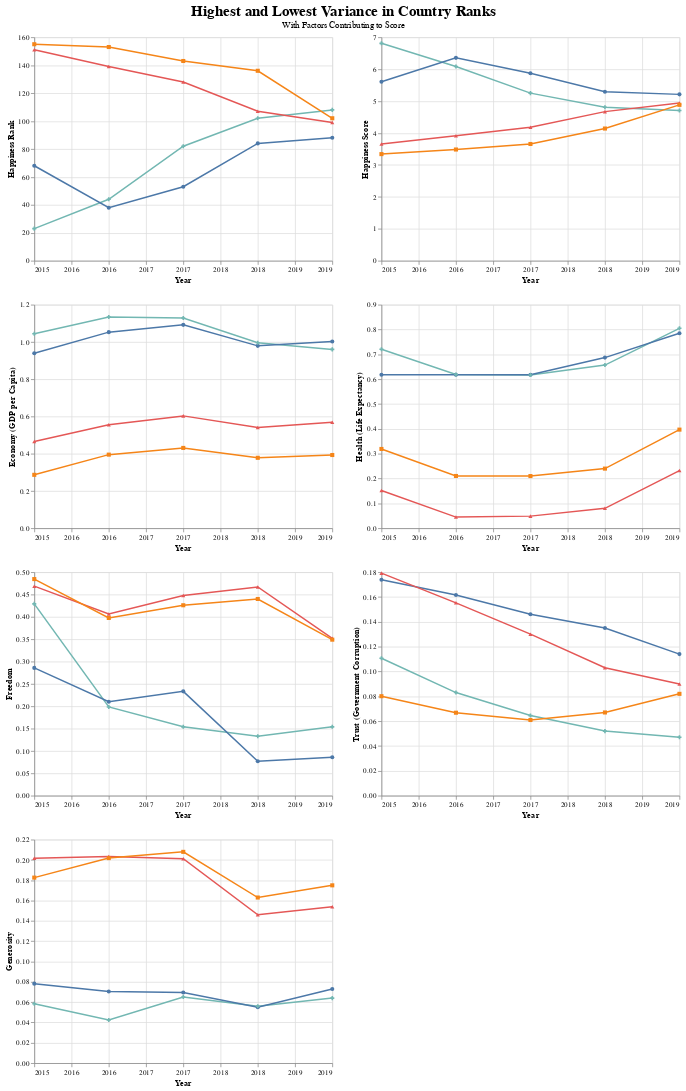

Notebook cell for this chart:
### Markdown cell above
Here we can see what the countries happiness scores are on a world map scale by colour. Yellow indicates a high score, and blue/purple a low score. North America, Australia, and Europe are in the higher happiness score range, where as South America and parts of Asia seem to have a lower score. The countries with the highest scores are in Northern Europe and Scandinavia, where as the countries with the lowest scores are in Africa and the Middle East.

### Code cell
Vpoints = alt.Chart(Venezuela).mark_line().encode(
    x=alt.X('Year:Q', 
     scale=alt.Scale(domain=[2015,2019]),
     axis=alt.Axis(format=".4")),
    y=alt.Y(alt.repeat(),
     type='quantitative',
     scale=alt.Scale()),
     color='Country',
     shape=alt.Shape('Country', legend=None)
).repeat(repeat=["Happiness Rank",
                "Happiness Score",
                 "Economy (GDP per Capita)",
                 "Health (Life Expectancy)",
                 "Freedom",
                 "Trust (Government Corruption)",
                 "Generosity"],
     columns=2
).properties(
     title={
          "text":"Highest and Lowest Variance in Country Ranks",
          "subtitle":"With Factors Contributing to Score"}
).configure_title(fontSize=20,
                  offset=5,
                  orient='top',
                  anchor='middle')

Vpoints

### Figure 1 — Vega-Lite specification as saved in the notebook (floating-point values rounded to 4 significant figures)
{"config": {"view": {"continuousWidth": 400, "continuousHeight": 300}, "title": {"anchor": "middle", "fontSize": 20, "offset": 5, "orient": "top"}}, "repeat": ["Happiness Rank", "Happiness Score", "Economy (GDP per Capita)", "Health (Life Expectancy)", "Freedom", "Trust (Government Corruption)", "Generosity"], "spec": {"data": {"name": "data-8bfdd7df8b98bfdf7efb9f68d3dbadd2"}, "mark": "line", "encoding": {"color": {"type": "nominal", "field": "Country"}, "shape": {"type": "nominal", "field": "Country", "legend": null}, "x": {"type": "quantitative", "axis": {"format": ".4"}, "field": "Year", "scale": {"domain": [2015, 2019]}}, "y": {"type": "quantitative", "field": {"repeat": "repeat"}, "scale": {}}}}, "columns": 2, "title": {"text": "Highest and Lowest Variance in Country Ranks", "subtitle": "With Factors Contributing to Score"}, "$schema": "https://vega.github.io/schema/vega-lite/v4.8.1.json", "datasets": {"data-8bfdd7df8b98bfdf7efb9f68d3dbadd2": [{"Country": "Venezuela", "Happiness Rank": 23, "Happiness Score": 6.81, "Economy (GDP per Capita)": 1.044, "Family": 1.256, "Health (Life Expectancy)": 0.7205, "Freedom": 0.4291, "Trust (Government Corruption)": 0.1107, "Generosity": 0.05841, "Dystopia Residual": 3.191, "Year": 2015, "Social support": null}, {"Country": "Algeria", "Happiness Rank": 68, "Happiness Score": 5.605, "Economy (GDP per Capita)": 0.9393, "Family": 1.078, "Health (Life Expectancy)": 0.6177, "Freedom": 0.2858, "Trust (Government Corruption)": 0.1738, "Generosity": 0.07822, "Dystopia Residual": 2.432, "Year": 2015, "Social support": null}, {"Country": "Ivory Coast", "Happiness Rank": 151, "Happiness Score": 3.655, "Economy (GDP per Capita)": 0.4653, "Family": 0.7712, "Health (Life Expectancy)": 0.1519, "Freedom": 0.4687, "Trust (Government Corruption)": 0.1792, "Generosity": 0.2016, "Dystopia Residual": 1.417, "Year": 2015, "Social support": null}, {"Country": "Benin", "Happiness Rank": 155, "Happiness Score": 3.34, "Economy (GDP per Capita)": 0.2867, "Family": 0.3539, "Health (Life Expectancy)": 0.3191, "Freedom": 0.4845, "Trust (Government Corruption)": 0.0801, "Generosity": 0.1826, "Dystopia Residual": 1.633, "Year": 2015, "Social support": null}, {"Country": "Algeria", "Happiness Rank": 38, "Happiness Score": 6.355, "Economy (GDP per Capita)": 1.053, "Family": 0.8331, "Health (Life Expectancy)": 0.618, "Freedom": 0.2101, "Trust (Government Corruption)": 0.1616, "Generosity": 0.07044, "Dystopia Residual": 3.409, "Year": 2016, "Social support": null}, {"Country": "Venezuela", "Happiness Rank": 44, "Happiness Score": 6.084, "Economy (GDP per Capita)": 1.134, "Family": 1.033, "Health (Life Expectancy)": 0.619, "Freedom": 0.1985, "Trust (Government Corruption)": 0.08304, "Generosity": 0.0425, "Dystopia Residual": 2.975, "Year": 2016, "Social support": null}, {"Country": "Ivory Coast", "Happiness Rank": 139, "Happiness Score": 3.916, "Economy (GDP per Capita)": 0.5551, "Family": 0.5758, "Health (Life Expectancy)": 0.04476, "Freedom": 0.4066, "Trust (Government Corruption)": 0.1553, "Generosity": 0.2034, "Dystopia Residual": 1.975, "Year": 2016, "Social support": null}, {"Country": "Benin", "Happiness Rank": 153, "Happiness Score": 3.484, "Economy (GDP per Capita)": 0.395, "Family": 0.1042, "Health (Life Expectancy)": 0.2103, "Freedom": 0.3975, "Trust (Government Corruption)": 0.06681, "Generosity": 0.2018, "Dystopia Residual": 2.108, "Year": 2016, "Social support": null}, {"Country": "Algeria", "Happiness Rank": 53, "Happiness Score": 5.872, "Economy (GDP per Capita)": 1.092, "Family": 1.146, "Health (Life Expectancy)": 0.6176, "Freedom": 0.2333, "Trust (Government Corruption)": 0.1461, "Generosity": 0.06944, "Dystopia Residual": 2.568, "Year": 2017, "Social support": null}, {"Country": "Venezuela", "Happiness Rank": 82, "Happiness Score": 5.25, "Economy (GDP per Capita)": 1.128, "Family": 1.431, "Health (Life Expectancy)": 0.6171, "Freedom": 0.154, "Trust (Government Corruption)": 0.06449, "Generosity": 0.06502, "Dystopia Residual": 1.789, "Year": 2017, "Social support": null}, {"Country": "Ivory Coast", "Happiness Rank": 128, "Happiness Score": 4.18, "Economy (GDP per Capita)": 0.603, "Family": 0.9048, "Health (Life Expectancy)": 0.04864, "Freedom": 0.4477, "Trust (Government Corruption)": 0.1301, "Generosity": 0.2012, "Dystopia Residual": 1.845, "Year": 2017, "Social support": null}, {"Country": "Benin", "Happiness Rank": 143, "Happiness Score": 3.657, "Economy (GDP per Capita)": 0.4311, "Family": 0.4353, "Health (Life Expectancy)": 0.2099, "Freedom": 0.426, "Trust (Government Corruption)": 0.06093, "Generosity": 0.2079, "Dystopia Residual": 1.886, "Year": 2017, "Social support": null}, {"Country": "Algeria", "Happiness Rank": 84, "Happiness Score": 5.295, "Economy (GDP per Capita)": 0.979, "Family": null, "Health (Life Expectancy)": 0.687, "Freedom": 0.077, "Trust (Government Corruption)": 0.135, "Generosity": 0.055, "Dystopia Residual": null, "Year": 2018, "Social support": null}, {"Country": "Venezuela", "Happiness Rank": 102, "Happiness Score": 4.806, "Economy (GDP per Capita)": 0.996, "Family": null, "Health (Life Expectancy)": 0.657, "Freedom": 0.133, "Trust (Government Corruption)": 0.052, "Generosity": 0.056, "Dystopia Residual": null, "Year": 2018, "Social support": null}, {"Country": "Ivory Coast", "Happiness Rank": 107, "Happiness Score": 4.671, "Economy (GDP per Capita)": 0.541, "Family": null, "Health (Life Expectancy)": 0.08, "Freedom": 0.467, "Trust (Government Corruption)": 0.103, "Generosity": 0.146, "Dystopia Residual": null, "Year": 2018, "Social support": null}, {"Country": "Benin", "Happiness Rank": 136, "Happiness Score": 4.141, "Economy (GDP per Capita)": 0.378, "Family": null, "Health (Life Expectancy)": 0.24, "Freedom": 0.44, "Trust (Government Corruption)": 0.067, "Generosity": 0.163, "Dystopia Residual": null, "Year": 2018, "Social support": null}, {"Country": "Algeria", "Happiness Rank": 88, "Happiness Score": 5.211, "Economy (GDP per Capita)": 1.002, "Family": null, "Health (Life Expectancy)": 0.785, "Freedom": 0.086, "Trust (Government Corruption)": 0.114, "Generosity": 0.073, "Dystopia Residual": null, "Year": 2019, "Social support": 1.16}, {"Country": "Ivory Coast", "Happiness Rank": 99, "Happiness Score": 4.944, "Economy (GDP per Capita)": 0.569, "Family": null, "Health (Life Expectancy)": 0.232, "Freedom": 0.352, "Trust (Government Corruption)": 0.09, "Generosity": 0.154, "Dystopia Residual": null, "Year": 2019, "Social support": 0.808}, {"Country": "Benin", "Happiness Rank": 102, "Happiness Score": 4.883, "Economy (GDP per Capita)": 0.393, "Family": null, "Health (Life Expectancy)": 0.397, "Freedom": 0.349, "Trust (Government Corruption)": 0.082, "Generosity": 0.175, "Dystopia Residual": null, "Year": 2019, "Social support": 0.437}, {"Country": "Venezuela", "Happiness Rank": 108, "Happiness Score": 4.707, "Economy (GDP per Capita)": 0.96, "Family": null, "Health (Life Expectancy)": 0.805, "Freedom": 0.154, "Trust (Government Corruption)": 0.047, "Generosity": 0.064, "Dystopia Residual": null, "Year": 2019, "Social support": 1.427}]}}
